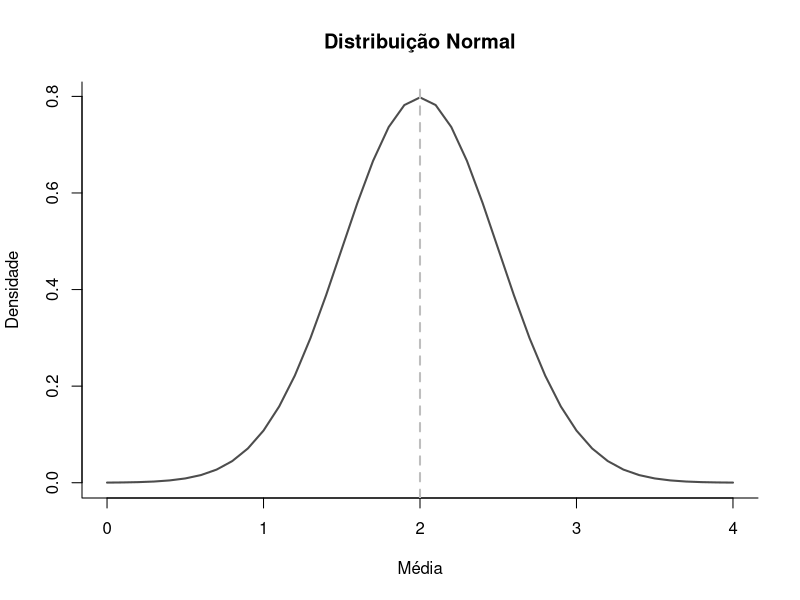
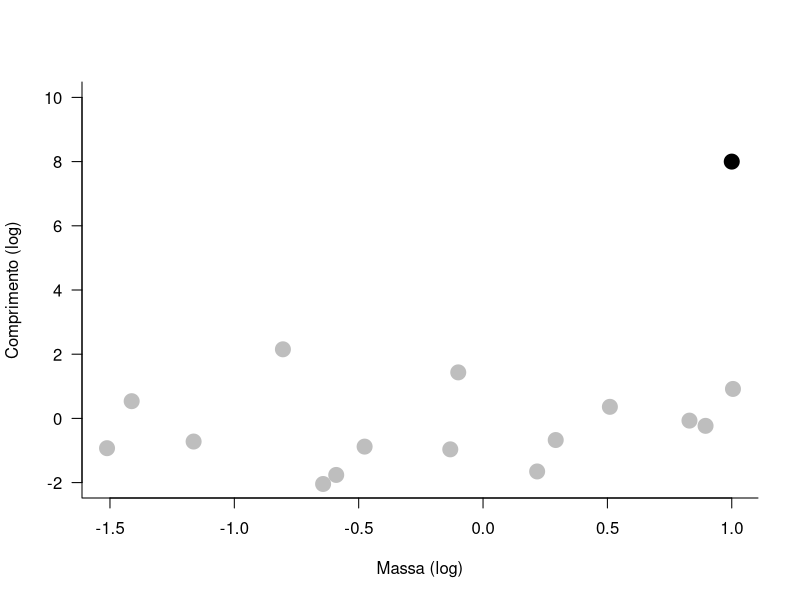
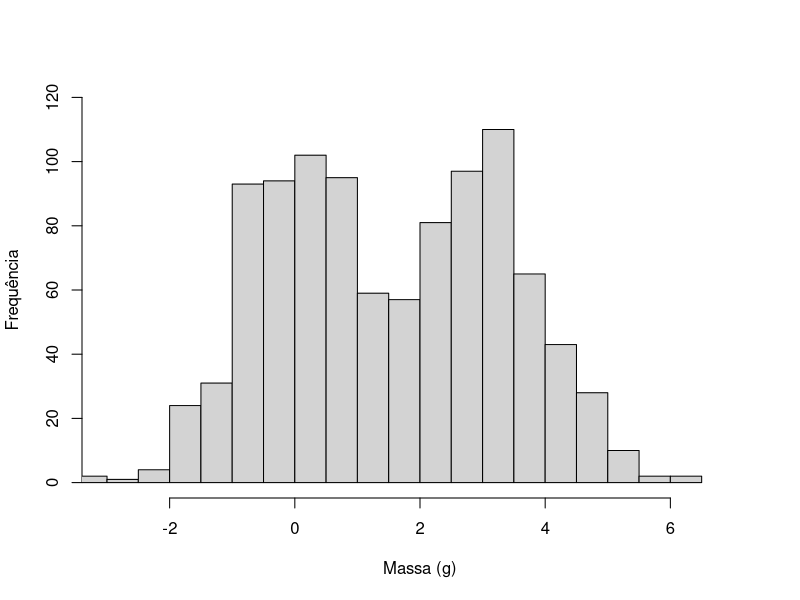

Write the R code that produced these figures, in order.
### Código das três figuras geradas no R do post sobre análises exploratórias ###
#   Link do post: https://marcoarmello.wordpress.com/?p=15821                   #

### ---- GERANDO UMA DISTRIBUIÇÃO NORMAL ---- ####

# Nota: o png e o dev.off() são comandos para exportar a figura
# para o diretório de trabalho. Caso queiram exportar, é só tirar
# o sustenido.

#png("distrib-normal.png",res=600,w=140,h=100,units='mm')
media <- seq (0,4,0.1)
plot(media, dnorm(media,2,0.5),bty='l',xlab = "Média", ylab = "Densidade", 
     main = "Distribuição Normal",col='grey30',type='l',lwd=2)
abline(v=2,lwd=2,lty=2,col='grey')
#dev.off()


#### ---- GERANDO UMA DISTRIBUIÇÃO COM DUAS MÉDIAS ---- ####

a1<-rnorm(500,0,1)
a2<-rnorm(500,3,1)
a3<-c(a1,a2)

png("distrib-not-normal.png",res=600,w=140,h=100,units='mm')
hist(a3,main="",xlim=c(-3,7),breaks=20,ylim=c(0,120),ylab="Frequência",
     xlab="Massa (g)")
dev.off()

#### ---- GERANDO UM OUTLIER ---- ####

a1<-rnorm(15,0,1)
a2<-rnorm(15,0,1)
#png("outlier.png",res=600,w=140,h=100,units='mm')
plot(a1~a2,ylim=c(-2,10),xlab="Massa (log)", ylab="Comprimento (log)",bty='l',
     las=1,pch=21,cex=2,col='grey',bg='grey')
points(1,8,cex=2,pch=21,bg='black')
#dev.off()

